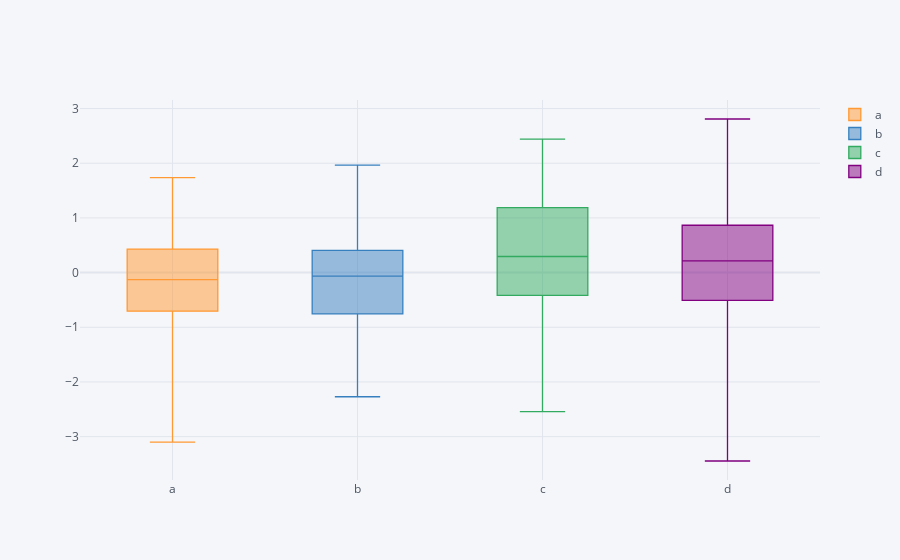

The notebook cell this image was saved under:
### Code cell
# Crea un gráfico de caja (box plot)
dataframe.iplot(kind='box')
